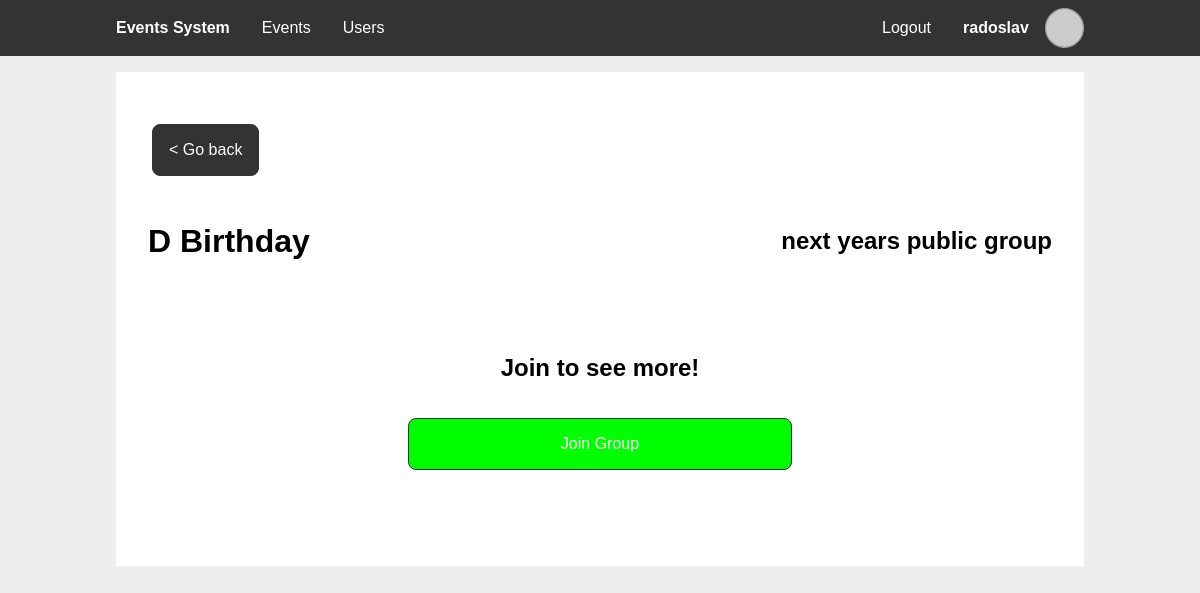
The app's page /group_view.php?event_id=1&group_id=3&year=2026 (signed in) with its own data.
### tables this page shows
CREATE TABLE `users` (
  `id` int(11) NOT NULL,
  `username` varchar(50) NOT NULL,
  `email` varchar(50) DEFAULT NULL,
  `birthday_event` int(11) NOT NULL,
  `password_hash` char(60) NOT NULL
);

CREATE TABLE `events` (
  `event_id` int(11) NOT NULL,
  `creator_id` int(11) DEFAULT NULL,
  `name` varchar(50) NOT NULL,
  `date` date NOT NULL,
  `description` varchar(100) NOT NULL,
  `recurring` tinyint(1) NOT NULL
);

CREATE TABLE `event_groups` (
  `group_id` int(11) NOT NULL,
  `creator_id` int(11) NOT NULL,
  `group_name` varchar(50) NOT NULL,
  `money_goal` int(10) NOT NULL DEFAULT 0,
  `meeting_time` time NOT NULL DEFAULT '09:00:00',
  `meeting_place` varchar(50) DEFAULT NULL,
  `group_description` varchar(250) DEFAULT NULL,
  `group_pass` char(8) DEFAULT NULL
);

### includes/db_users.php (called while the page is built, shortened)
<?php
function getUserById($user_id) {
  $pdo = getPDO();
  $stmt = $pdo->prepare('SELECT u.id,
                                u.username,
                                u.email,
                                e.date AS birthdate
                        FROM users u
                        JOIN events e ON u.birthday_event = e.event_id
                        WHERE u.id = ?');
  $stmt->execute([$user_id]);
  $user = $stmt->fetch();
  return $user;
}
?>

### includes/session.php (called while the page is built, shortened)
<?php
require_once "db_users.php";
function getUserId() {
  global $user;
  if (!$user) {
    $user = getUserById($_SESSION['user_id'] ?? null);
  }
  return $user["id"];
}
function ensureLoggedIn() {
  if (!getUserId()) {
    header('Location: ./login.php');
    exit;
  }
}
?>

### includes/gravatar.php (called while the page is built)
<?php
function gravatarUrl($arg) {
  $email = is_string($arg) ? $arg : ($arg['email'] ?: $arg['username']);
  return "https://www.gravatar.com/avatar/".hash("sha256", strtolower(trim($email)))."?d=identicon";
}
?>

### includes/db_events.php (called while the page is built, shortened)
<?php
function getEventById($event_id) {
  $pdo = getPDO();
  $stmt = $pdo->prepare('SELECT *
                        FROM events
                        WHERE event_id = ?');
  $stmt->execute([$event_id]);
  return $stmt->fetch();
}
?>

### includes/db_groups.php (called while the page is built, shortened)
<?php
function getGroupById($group_id) {
  $pdo = getPDO();
  $stmt = $pdo->prepare('SELECT *
                        FROM event_groups
                        WHERE group_id = ?');
  $stmt->execute([$group_id]);
  return $stmt->fetch();
}
function checkUserInGroup($user_id, $event_id, $group_id) {
  $pdo = getPDO();
  $stmt = $pdo->prepare('SELECT *
                        FROM user_in_group as ug
                            JOIN event_to_group as eg ON ug.group_id = eg.group_id
                        WHERE ug.user_id = ? AND eg.event_id = ? AND eg.group_id = ?');
  $stmt->execute([$user_id, $event_id, $group_id]);
  return !!$stmt->fetch();
}
?>

### group_view.php (the view, shortened to what this page needs)
<?php
require_once 'includes/session.php';
require_once 'includes/db_events.php';
require_once 'includes/db_groups.php';
ensureLoggedIn();
$year = $_GET['year'];
$user_id = $user['id'];
$group_id = $_GET['group_id'];
$event_id = $_GET['event_id'];
$event = getEventById($event_id);
$group = getGroupById($group_id);
$group_pass = $group['group_pass'];
$in_group = checkUserInGroup($user_id, $event_id, $group_id);
?>
<?php
$page_styles = ['styles/groups.css'];
include 'templates/main_header.php'
?>
<section class="content">
  <div class="two-items between">
    <a class="btn" href="event_view.php?event_id=<?php echo $event_id ?>&year=<?php echo $year ?>">&lt Go back</a>
  </div>
  <header>
    <h1><?php echo $event['name'] ?></h1>
    <h2><?php echo $group['group_name']; ?></h2>
  </header>
  <?php if ($in_group): ?>
    <header>
      <h2>...Chat...</h2>
    </header>
  <?php else: ?>
  <section class="content group-form">
    <form method="POST">
    <?php if ($group_pass): ?>
      <h2>Group is private. You need its <span class="hover-pop-up" title="8 character long password. Ask group creator for it.">GROUP PASS</span> to join.</h2>
      <input id="input-group-pass" type="text" maxlength="8" name="group-pass" placeholder="Group pass" required>
    <?php else: ?>
      <h2>Join to see more!</h2>
    <?php endif ?>
      <button type="submit" name="form-join" class="btn create">Join Group</button>
    </form>
  </section>
  <?php endif ?>
</section>
<?php
include 'templates/main_footer.php'
?>

### templates/main_header.php (shortened to what this page needs)
<?php
require_once 'includes/gravatar.php';
function active($param) {
  $isActive = basename($_SERVER['SCRIPT_NAME'], ".php") === $param;
  echo $isActive ? 'class="active"' : '';
}
?>
<!DOCTYPE html>
<html lang="en">
<head>
  <link rel="stylesheet" href="styles/main.css">
  <?php foreach ($page_styles as $style): ?>
    <link rel="stylesheet" href="<?php echo $style?>">
  <?php endforeach ?>
</head>
<body>
  <nav>
    <div class="wrapper">
      <ul>
        <li>
          <span><h1>Events System</h1></span>
        </li>
      </ul>
      <?php if (isset($user) && $user): ?>
      <ul class="middle">
        <li>
          <a href="./" <?php active("index") ?>>Events</a>
        </li>
        <li>
          <a href="./users.php" <?php active("users") ?>>Users</a>
        </li>
      </ul>
      <ul>
        <li>
          <a href="logout.php">Logout</a>
        </li>
        <li>
          <a href="profile.php" <?php active("profile") ?>>
            <div class="profile-info">
              <strong><?php echo $user['username'] ?></strong>
              <img class="profile-picture" alt="Profile Picture" src="<?php echo gravatarUrl($user) ?>">
            </div>
          </a>
        </li>
      </ul>
      <?php endif ?>
    </div>
  </nav>
  <main class="wrapper">

### styles/main.css (style rules this page uses)
:root { --color-accent: #333; --color-accent-active: #444; --color-accent-inactive: #777; --color-background: #fff; --color-background-body: #eee; --color-text: #000; --color-text-accent: #fff; --color-text-error: #f00; --color-text-error-active: #e60000; --color-text-confirm: #0f0; --color-text-confirm-active: #00e600; --nav-height: 3.5em; }
* { box-sizing: border-box; }
body { font-family: sans-serif; color: var(--color-text); background-color: var(--color-background-body); min-height: 100vh; margin: 0; }
h1 { font-size: 2em; }
ul { list-style: none; padding: 0; margin: 0; }
a { color: inherit; }
form input, form .btn, form select, form .select-dynamic form textarea { width: 100%; }
input, select, .select-dynamic, textarea, .btn { display: block; font-size: inherit; font-family: inherit; border: 1px solid var(--color-accent); padding: 1em; margin: 1em 0; border-radius: 0.5em; text-decoration: none; }
.btn { cursor: pointer; color: var(--color-text-accent); background-color: var(--color-accent); text-align: center; align-content: center; }
.btn.create { color: var(--color-text-accent); background-color: var(--color-text-confirm); }
.wrapper { width: 100%; max-width: 1000px; margin: 0 auto; }
body > main { flex-grow: 1; }
body > nav { display: flex; justify-content: center; width: 100%; top: 0; left: 0; color: var(--color-text-accent); background-color: var(--color-accent); z-index: 1; }
body > nav h1 { margin: 0; padding: 0; }
body > nav .wrapper { display: flex; flex-direction: column; }
body > nav a { text-decoration: none; }
body > nav ul { display: flex; align-items: center; flex-direction: column; }
body > nav ul.middle { flex-grow: 1; margin: 1em 0; }
body > nav li { height: var(--nav-height); width: 100%; }
body > nav li > a, body > nav li > span { display: flex; align-items: center; justify-content: center; padding: 0 1em; height: 100%; }
body > nav .profile-info { height: 100%; }
body > nav .profile-picture { height: 70%; }
header { display: flex; justify-content: space-between; align-items: center; }
.content { padding: 2em; background-color: var(--color-background); margin: 1em; }
.profile-info { display: flex; align-items: center; gap: 1em }
.profile-picture { border-radius: 50%; border: 1px solid #aaa; }
@media only screen and (min-width: 768px) { body { flex-direction: unset; padding-top: var(--nav-height); } }
@media only screen and (min-width: 768px) { form input, form select, form .select-dynamic, form .btn { width: 24em; } }
@media only screen and (min-width: 768px) { body > nav { position: fixed; } }
@media only screen and (min-width: 768px) { body > nav h1 { font-size: 1em; } }
@media only screen and (min-width: 768px) { body > nav .wrapper { flex-direction: row; } }
@media only screen and (min-width: 768px) { body > nav ul { flex-direction: row; } }
@media only screen and (min-width: 768px) { body > nav ul.middle { flex-direction: row; margin: unset; } }
@media only screen and (min-width: 768px) { body > nav li { width: unset; } }

### styles/groups.css (style rules this page uses)
.two-items { display: flex; margin: 4px; justify-content: center; white-space: nowrap; }
.two-items.between { justify-content: space-between; }
.content.group-form form { display: flex; flex-direction: column; align-items: center; }

### records on screen
users: username "radoslav"
events: name "D Birthday"
event_groups: group_name "next years public group"
